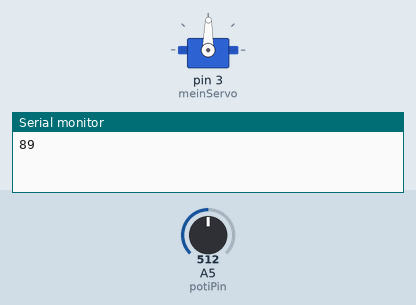
Simulated run of this sketch. Board: Arduino Uno, built with avr-gcc and run on an emulated ATmega328P. On the bench: servo, the last lines printed to the serial monitor. The inputs (shaded band) are chosen by the test bench; at power-on: A5 (potiPin) = 512.

Above: at 1.2 s.
1.3 s: A5 (potiPin) set to 716
At 2.5 s:
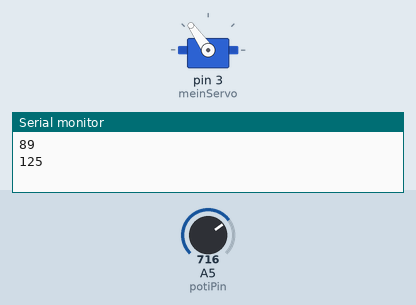
2.8 s: A5 (potiPin) set to 900
At 3.8 s:
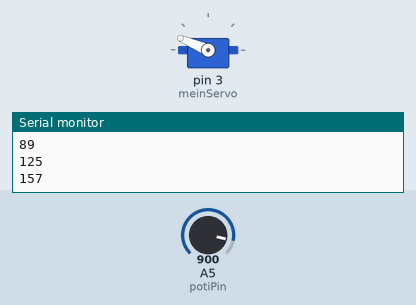
4.3 s: A5 (potiPin) set to 1023
At 4.8 s:
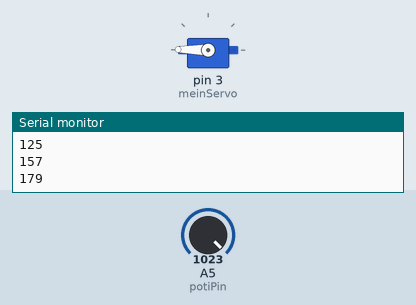
5.8 s: A5 (potiPin) set to 306
At 7.0 s:
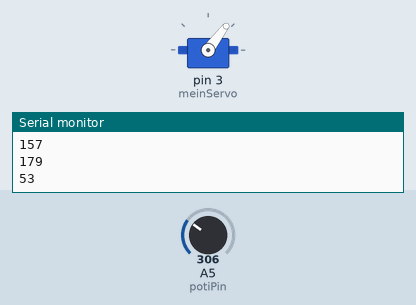
7.3 s: A5 (potiPin) set to 122
At 8.1 s:
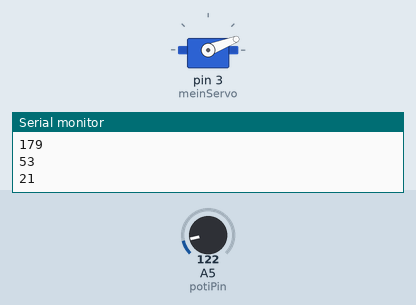
8.8 s: A5 (potiPin) set to 511
At 9.1 s:
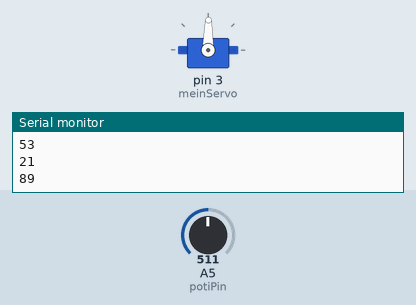
Timing chart, 0 to 11.3 s (numbered marks = the images above; inputs shaded):
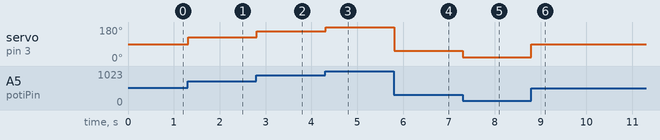

Measured:
- after the input at 1.3 s, servo on pin 3 (meinServo): 89° → 125° at once
- after the input at 2.8 s, servo on pin 3 (meinServo): 125° → 157° at once
- after the input at 4.3 s, servo on pin 3 (meinServo): 157° → 179° at once
- after the input at 5.8 s, servo on pin 3 (meinServo): 179° → 53° at once
- after the input at 7.3 s, servo on pin 3 (meinServo): 53° → 21° at once
- after the input at 8.8 s, servo on pin 3 (meinServo): 21° → 89° at once

The sketch:

Servo_Motor_KursX.ino
```cpp
/*
Steuert einen SERVO Motor an. Dazu wird das Servo Objekt verwendet
Die Position des Servo wird mit einem Poti eingestellt und der Wert seriell
angezeigt   */

#include <Servo.h>                      // Einbinden der SERVO Bibliothek

Servo meinServo;                        // erzeugt ein Servo object  "meinServo" um den SERVO-Motor zu steuern

// int potiPin = 0;                        // analoger Pin für das Potentiometer
int potiPin = A5;                        // analoger Pin für das Potentiometer
int wert;                               // variable um den Poti Wert vom Analog Pin zu lesen & speichern
int oldWert = 0;                        // variable um den Poti Wert vom Analog Pin zu lesen & speichern

void setup()
{
//  meinServo.attach(9);                  // an PWM Pin 9 wird der Servo angeschlossen
  meinServo.attach(3);                  // an PWM Pin 9 wird der Servo angeschlossen
  Serial.begin(9600);                   // Serielle Schnittstelle mit 9600 baud initialisieren
}

 void loop()
{
  wert = analogRead(potiPin);          // liest den Poti Wert (Wert zwischen 0 und 1023)
  wert = map(wert, 0, 1023, 0, 179);   // scaliert den Wert auf einen Servo tauglichen Wert zwischen 0 und 180)
  if (wert != oldWert)
  {
    Serial.println(wert);                // Servo Wert seriell anzeigen
    oldWert = wert;
  }
  meinServo.write(wert);               // übergibt den scalierten Wert und setzt damit die SERVO Position
  delay(20);                           // wartet eine Weile bis der SERVO eingestellt ist
}
```
